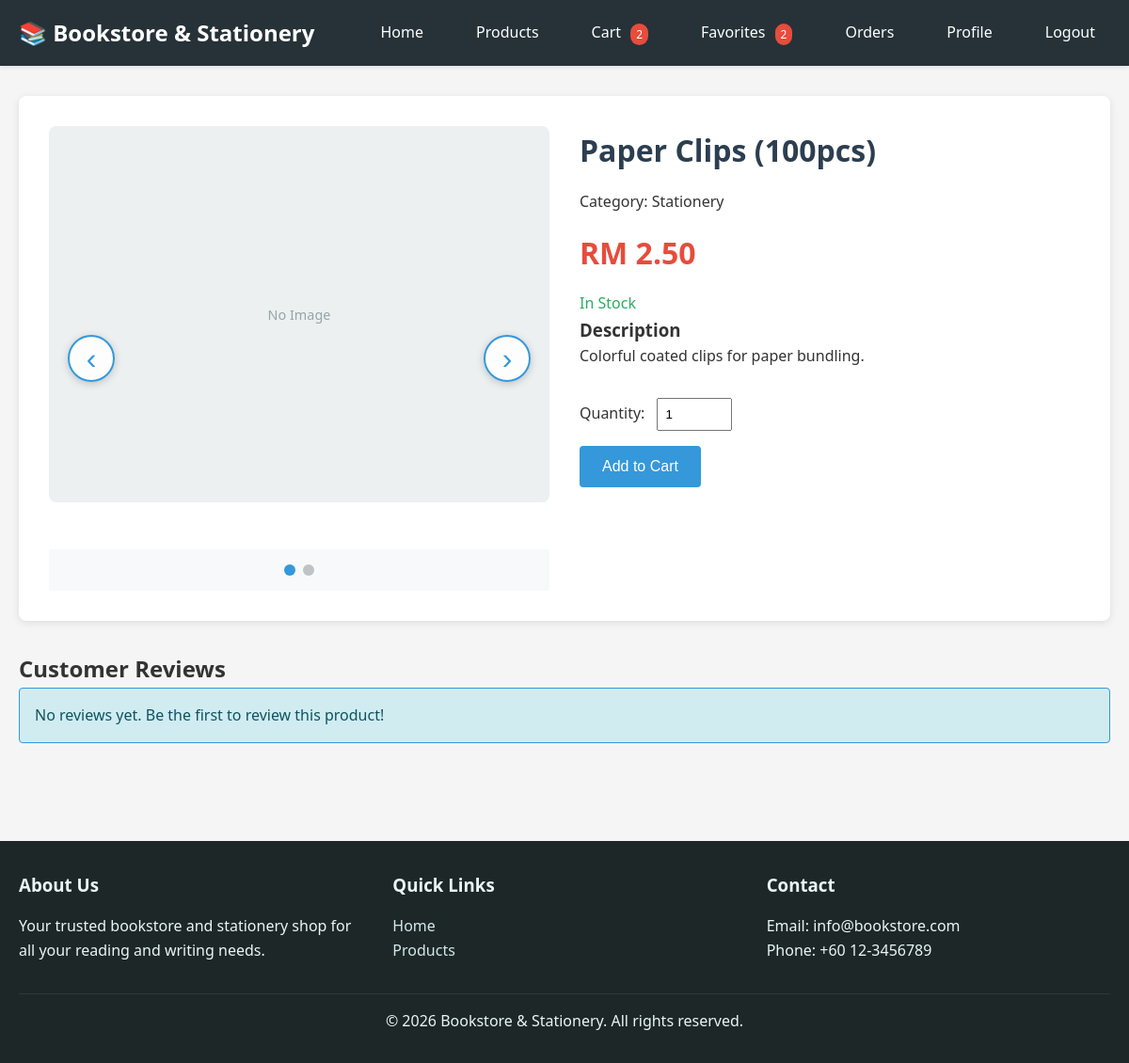
/product/detail.php?id=P0010 (signed in), run on the app's committed database.
### tables this page shows
CREATE TABLE `product` (
  `product_id` varchar(10) NOT NULL,
  `category_id` varchar(10) NOT NULL,
  `name` varchar(150) NOT NULL,
  `description` text DEFAULT NULL,
  `price` decimal(10,2) NOT NULL,
  `stock` int(11) NOT NULL DEFAULT 0,
  `created_by` varchar(10) DEFAULT NULL,
  `updated_by` varchar(10) DEFAULT NULL,
  `created_at` datetime DEFAULT current_timestamp(),
  `is_hidden` tinyint(1) NOT NULL DEFAULT 0
);

CREATE TABLE `product_category` (
  `category_id` varchar(10) NOT NULL,
  `category_name` varchar(100) NOT NULL
);

### config/functions.php (called while the page is built, shortened)
<?php
function sanitize($data) {
    return htmlspecialchars(strip_tags(trim($data)), ENT_QUOTES, 'UTF-8');
}
function formatPrice($price) {
    return 'RM ' . number_format($price, 2);
}
function getProductById($pdo, $productId) {
    $stmt = $pdo->prepare("SELECT p.*, c.category_name,
                          (SELECT filename FROM product_photo WHERE product_id = p.product_id LIMIT 1) as image_path
                          FROM product p
                          LEFT JOIN product_category c ON p.category_id = c.category_id
                          WHERE p.product_id = ?");
    $stmt->execute([$productId]);
    $product = $stmt->fetch();
    if ($product) {
        $product['product_name'] = $product['name'] ?? '';
        $product['stock_quantity'] = $product['stock'] ?? 0;
        if (!empty($product['image_path'])) {
            $product['image_path'] = '/uploads/products/' . $product['image_path'];
        }
    }
    return $product;
}
?>

### includes/components/product_detail_block.php (the view, shortened to what this page needs)
<?php
require_once __DIR__ . '/../../config/functions.php';
?>
<div class="product-detail-block">
    <div class="product-detail-image">
        <?php if (!empty($productPhotos)): ?>
            <?php if (count($productPhotos) > 1): ?>
                <div class="product-photo-slider-container" style="position: relative;">
                    <button class="slider-arrow slider-arrow-left photo-slider-prev" aria-label="Previous photo">‹</button>
                    <div class="product-photo-slider" id="productPhotoSlider">
                        <?php foreach ($productPhotos as $index => $photo): ?>
                            <div class="photo-slide <?php echo $index === 0 ? 'active' : ''; ?>">
                                <?php if (file_exists(__DIR__ . '/../..' . $photo)): ?>
                                    <img src="<?php echo htmlspecialchars($photo); ?>"
                                         alt="<?php echo htmlspecialchars($product['product_name']); ?>">
                                <?php else: ?>
                                    <div class="product-image-placeholder" style="min-height: 400px;">
                                        <span>No Image</span>
                                    </div>
                                <?php endif; ?>
                            </div>
                        <?php endforeach; ?>
                    </div>
                    <button class="slider-arrow slider-arrow-right photo-slider-next" aria-label="Next photo">›</button>
                    <div class="photo-slider-indicators">
                        <?php foreach ($productPhotos as $index => $photo): ?>
                            <span class="photo-indicator <?php echo $index === 0 ? 'active' : ''; ?>" data-photo="<?php echo $index; ?>"></span>
                        <?php endforeach; ?>
                    </div>
                </div>
            <?php endif; ?>
        <?php else: ?>
            <div class="product-image-placeholder" style="min-height: 400px;">
                <span>No Image</span>
            </div>
        <?php endif; ?>
    </div>
    <div class="product-detail-info">
        <h1 class="product-detail-name"><?php echo htmlspecialchars($product['product_name']); ?></h1>
        <p class="product-detail-category">Category: <?php echo htmlspecialchars($product['category_name'] ?? 'Uncategorized'); ?></p>
        <p class="product-detail-price"><?php echo formatPrice($product['price']); ?></p>
        <p class="product-detail-stock">
            <?php if ($product['stock_quantity'] > 0 && $product['stock_quantity'] < 5): ?>
                <span class="low-stock">Low stock (<?php echo $product['stock_quantity']; ?> left)</span>
            <?php elseif ($product['stock_quantity'] > 0): ?>
                <span class="in-stock">In Stock</span>
            <?php else: ?>
                <span class="out-of-stock">Out of Stock</span>
            <?php endif; ?>
        </p>
        <?php if (!empty($product['description'])): ?>
            <div class="product-detail-description">
                <h3>Description</h3>
                <p><?php echo nl2br(htmlspecialchars($product['description'])); ?></p>
            </div>
        <?php endif; ?>
        <?php if ($product['stock_quantity'] > 0 && isset($_SESSION['member_id'])): ?>
            <form method="POST" action="/cart/add.php" class="add-to-cart-form">
                <div class="quantity-selector">
                    <label for="quantity">Quantity:</label>
                    <input type="number" id="quantity" name="quantity" value="1" min="1" max="<?php echo $product['stock_quantity']; ?>" required>
                </div>
                <button type="submit" class="btn btn-primary btn-large member-btn-primary">Add to Cart</button>
            </form>
        <?php elseif (!isset($_SESSION['member_id'])): ?>
            <p class="login-prompt"><a href="/login.php">Login</a> to add items to cart.</p>
        <?php endif; ?>
    </div>
</div>

### assets/css/style.css (style rules this page uses)
* { margin: 0; padding: 0; box-sizing: border-box; }
body { font-family: 'Segoe UI', Tahoma, Geneva, Verdana, sans-serif; line-height: 1.6; color: #333; background-color: #f5f5f5; }
.product-image-placeholder { width: 100%; height: 100%; display: flex; align-items: center; justify-content: center; background-color: #ecf0f1; color: #95a5a6; font-size: 0.9rem; text-align: center; }
.in-stock { color: #27ae60; }
.product-detail-block { display: grid; grid-template-columns: 1fr 1fr; gap: 2rem; background: white; padding: 2rem; border-radius: 8px; box-shadow: 0 2px 8px rgba(0,0,0,0.1); }
.product-detail-image { width: 100%; }
.product-detail-image .product-image-placeholder { min-height: 400px; border-radius: 8px; }
.product-detail-name { font-size: 2rem; color: #2c3e50; margin-bottom: 1rem; }
.product-detail-price { font-size: 2rem; font-weight: bold; color: #e74c3c; margin: 1rem 0; }
.add-to-cart-form { margin-top: 2rem; }
.quantity-selector { margin-bottom: 1rem; }
.quantity-selector input { width: 80px; padding: 0.5rem; margin-left: 0.5rem; }
.btn { display: inline-block; padding: 0.75rem 1.5rem; border: none; border-radius: 4px; cursor: pointer; text-decoration: none; font-size: 1rem; transition: background-color 0.3s; }
.btn-primary { background-color: #3498db; color: white; }
.member-btn-primary { background-color: #3498db; color: white; padding: 0.75rem 1.5rem !important; font-size: 1rem !important; line-height: 1.2 !important; border-radius: 4px !important; display: inline-block !important; min-height: 40px !important; text-align: center !important; }
.btn-large { padding: 1rem 2rem; font-size: 1.1rem; }
.slider-arrow { position: absolute; top: 50%; transform: translateY(-50%); background-color: rgba(255, 255, 255, 0.9); border: 2px solid #3498db; border-radius: 50%; width: 50px; height: 50px; font-size: 2rem; color: #3498db; cursor: pointer; z-index: 10; display: flex; align-items: center; justify-content: center; transition: all 0.3s; box-shadow: 0 2px 8px rgba(0, 0, 0, 0.2); }
.slider-arrow-left { left: 20px; }
.slider-arrow-right { right: 20px; }

### includes/components/product_detail_block.php (style rules this page uses)
.product-photo-slider-container { position: relative; width: 100%; }
.product-photo-slider { position: relative; width: 100%; min-height: 450px; overflow: hidden; }
.photo-slide { position: absolute; top: 0; left: 0; width: 100%; opacity: 0; transition: opacity 0.5s ease-in-out; }
.photo-slide.active { opacity: 1; position: relative; }
.photo-slider-indicators { display: flex; justify-content: center; gap: 0.5rem; padding: 1rem; background-color: #f8f9fa; }
.photo-indicator { width: 12px; height: 12px; border-radius: 50%; background-color: #bdc3c7; cursor: pointer; transition: background-color 0.3s; }
.photo-indicator.active { background-color: #3498db; }
.photo-slider-prev, .photo-slider-next { position: absolute; top: 50%; transform: translateY(-50%); z-index: 10; }
.photo-slider-prev { left: 20px; }
.photo-slider-next { right: 20px; }

### data on the page
product: name "Paper Clips (100pcs)", category.category_name "Stationery", price "RM 2.50", description "Colorful coated clips for paper bundling."

### other printed values
$cart_count "2"
$favorites_count "2"
